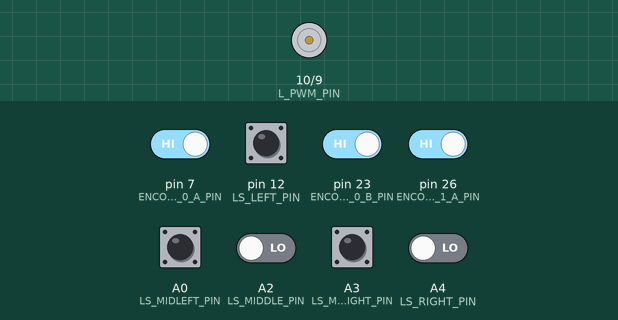
Recording of a sketch running on a simulated Arduino Mega 2560, built with avr-gcc and run on an emulated ATmega2560. Parts: motor-driver pin pairs drawn as motors (green arrow = first pin HIGH = forward, orange = second pin HIGH = backward, longer = more drive). The inputs (shaded band) are chosen by the test bench; at power-on: pin 7 (ENCODER_0_A_PIN), pin 23 (ENCODER_0_B_PIN), pin 26 (ENCODER_1_A_PIN) HIGH, A0 (LS_MIDLEFT_PIN), A2 (LS_MIDDLE_PIN), A3 (LS_MIDRIGHT_PIN), A4 (LS_RIGHT_PIN), pin 12 (LS_LEFT_PIN) LOW. EEPROM starts erased; what the sketch prints to the serial monitor is not drawn.

Above: at 15.1 s.
15.2 s: pin 12 (LS_LEFT_PIN) pulled HIGH for 0.15 s
At 16.3 s:
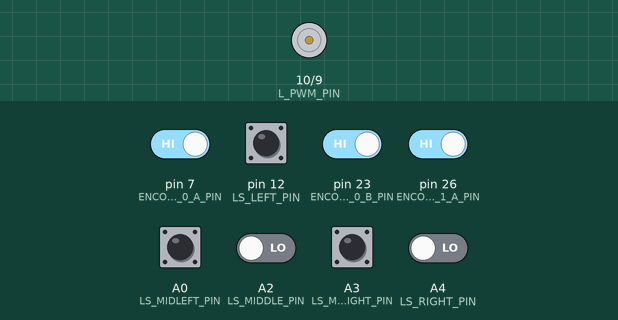
16.8 s: A0 (LS_MIDLEFT_PIN) pulled HIGH for 0.15 s
At 18.1 s:
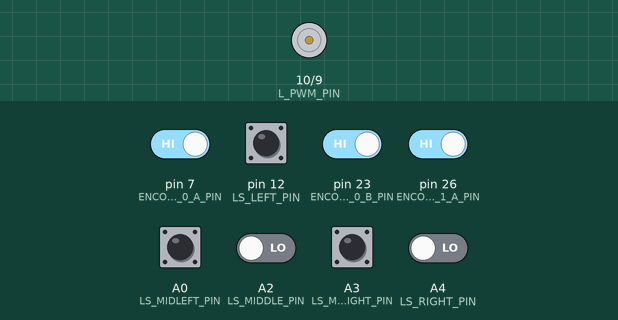
18.4 s: A2 (LS_MIDDLE_PIN) driven HIGH
21.4 s: A3 (LS_MIDRIGHT_PIN) pulled HIGH for 0.15 s
Timing chart, 0 to 24.4 s (numbered marks = the images above; inputs shaded):
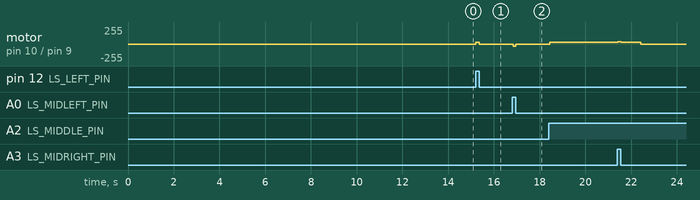

Measured:
- after the input at 15.2 s, motor on pin 10 (L_PWM_PIN) / pin 9 (R_PWM_PIN): stopped → forward 25/255 at once, → stopped 0.11 s later
- after the input at 16.8 s, motor on pin 10 (L_PWM_PIN) / pin 9 (R_PWM_PIN): stopped → backward 32/255 after 0.05 s, → stopped 0.10 s later

The sketch:

weighted_leader.ino
```cpp
#include "motors.h"
#include "linesensor.h"
#include "encoders.h"
#include "kinematics.h"
#include "pid.h"
# include <EEPROM.h>

//detect black and white
#define COLORGAP 1500
#define SIDE_COLORGAP 1700

//UPDATE TIME
#define LINE_SENSOR_UPDATE 50
#define KINE_UPDATE 100

Motors_c motors;
LineSensor_c line_sensors;
Kinematics_c kinematics;

bool on_line;                           // on line or not
unsigned long line_sensor_ts, kine_ts;  // time stamp
float sens_val[5];                      // line sensors values
int eeprom_address;

//weighted leader
void weighted(float left, float right) {
  float sum = left + right;
  float R[2] = { left, right };
  float N[2];
  for (int n = 0; n < 2; n++) {
    N[n] = R[n] / sum;
    N[n] = N[n] * 2;
  }
  //h_m = N[1]-N[0];
  float w = N[1] - N[0];
  //Serial.println(w);
  motors.setMotorPower(17 + 8 * w, 17 - 8 * w);
}

bool lineDetected() {
  for (int i = 0; i < 3; i++) {
    if (sens_val[i] > COLORGAP) {
      return true;
    }
  }
  for (int i = 3; i < 5; i++) {
    if (sens_val[i] > SIDE_COLORGAP) {  // 1000
      return true;
    }
  }
  return false;
}


void setup() {
  // put your setup code here, to run once:
  Serial.begin(9600);
  //delay(5000);
  Serial.println("***RESET***");
  // put your setup code here, to run once:
  line_sensor_ts = millis();
  kine_ts = millis();

  on_line = false;
  eeprom_address = 0;
  for (int i = 0; i < EEPROM.length(); i++) {
    EEPROM.write(i, 0);
  }
  Serial.println("EEPROM cleared!");

  setupEncoder0();
  setupEncoder1();
}

void loop() {
  // put your main code here, to run repeatedly:
  if ( eeprom_address >= 1020) {
    while (1) {
      motors.setMotorPower(0.0, 0.0);
      //      Serial.println(eeprom_address);
    }
  }

  float elapsed_t;
  unsigned long current_ts;
  current_ts = millis();

  elapsed_t = current_ts - line_sensor_ts;

  if (elapsed_t > LINE_SENSOR_UPDATE) {
    line_sensors.readLineSensor(5, sens_val);
    on_line = lineDetected();
    line_sensor_ts = millis();
  }

  elapsed_t = current_ts - kine_ts;
  //Update Kine
  if (elapsed_t > KINE_UPDATE) {
    kinematics.update();
    EEPROM.put( eeprom_address, float(kinematics.getTheta()));
    eeprom_address += sizeof(float);
    EEPROM.put( eeprom_address, float(kinematics.getX()));
    eeprom_address += sizeof(float);
    EEPROM.put( eeprom_address, float(kinematics.getY()));
    eeprom_address += sizeof(float);
    kine_ts = millis();
  }

  if (on_line == true) {
    weighted(sens_val[0], sens_val[2]);
  } else {
    motors.setMotorPower(0.00, 0.00);
  }

}
```

encoders.h
```cpp
#ifndef _ENCODERS_H
#define _ENCODERS_H

#define ENCODER_0_A_PIN  7
#define ENCODER_0_B_PIN  23
#define ENCODER_1_A_PIN  26
//#define ENCODER_1_B_PIN Non-standard pin!


// Volatile Global variables used by Encoder ISR.
volatile long count_e0; // used by encoder to count the rotation
volatile byte state_e0;
volatile long count_e1;
volatile byte state_e1;


// This ISR handles just Encoder 0
// ISR to read the Encoder0 Channel A and B pins
// and then look up based on transition what kind of
// rotation must have occured.
ISR( INT6_vect ) {
  // We know that the ISR is only called when a pin changes.
  // We also know only 1 pin can change at a time.
  // The XOR(AB) signal change from "Channel A" triggers ISR.

  // First, Read in the new state of the encoder pins.
  // Standard pins, so standard read functions.
  boolean e0_B = digitalRead( ENCODER_0_B_PIN ); // normal B state
  boolean e0_A = digitalRead( ENCODER_0_A_PIN ); // XOR(AB)

  // Software XOR (^) logically infers
  // the true value of A given the state of B
  e0_A = e0_A ^ e0_B;

  // Shift our (new) current readings into bit positions
  // 2 and 3 in the state variable (current state)
  // State: (bit3)  (bit2)  (bit1)   (bit0)
  // State:  new B   new A   old B   old A
    state_e0 = state_e0 | ( e0_B  << 3 );
    state_e0 = state_e0 | ( e0_A  << 2 );

    // Handle which transition we have registered.
    //forward +1; reverse -1
    if( state_e0 == 1 ) {
        count_e0 -= 1;
    } else if( state_e0 == 2 ) {
        count_e0 += 1;
    } else if( state_e0 == 4 ) {
        count_e0 += 1;
    } else if( state_e0 == 7 ) {
        count_e0 -= 1;
    } else if( state_e0 == 8) {
        count_e0 -= 1;
    } else if( state_e0 == 11) {
        count_e0 += 1;
    } else if( state_e0 == 13) {
        count_e0 += 1;
    } else if( state_e0 == 14) {
        count_e0 -= 1;
    }

    // Shift the current readings (bits 3 and 2) down
    // into position 1 and 0 (to become prior readings)
    // This bumps bits 1 and 0 off to the right, "deleting"
    // them for the next ISR call.
    state_e0 = state_e0 >> 2;
    //Serial.print("count_e0");
    //erial.println(count_e0);

}


// This ISR handles just Encoder 1
// ISR to read the Encoder0 Channel A and B pins
// and then look up based on  transition what kind of
// rotation must have occured.
ISR( PCINT0_vect ) {

    // First, Read in the new state of the encoder pins.

    // Mask for a specific pin from the port.
    // Non-standard pin, so we access the register
    // directly.
    // Reading just PINE would give us a number
    // composed of all 8 bits.  We want only bit 2.
    // B00000100 masks out all but bit 2
    // It is more portable to use the PINE2 keyword.
    boolean e1_B = PINE & (1<<PINE2);
    //boolean e1_B = PINE & B00000100;  // Does same as above.

    // Standard read from the other pin.
    boolean e1_A = digitalRead( ENCODER_1_A_PIN ); // 26 the same as A8


    e1_A = e1_A ^ e1_B;

    // Create a bitwise representation of our states
    // We do this by shifting the boolean value up by
    // the appropriate number of bits, as per our table
    // header:
    //
    // State :  (bit3)  (bit2)  (bit1)  (bit0)
    // State :  New A,  New B,  Old A,  Old B.
    state_e1 = state_e1 | ( e1_B  << 3 );
    state_e1 = state_e1 | ( e1_A  << 2 );


    // Handle which transition we have registered.
    if( state_e1 == 1 ) {
        count_e1 -= 1;
    } else if( state_e1 == 2 ) {
        count_e1 += 1;
    } else if( state_e1 == 4 ) {
        count_e1 += 1;
    } else if( state_e1 == 7 ) {
        count_e1 -= 1;
    } else if( state_e1 == 8) {
        count_e1 -= 1;
    } else if( state_e1 == 11) {
        count_e1 += 1;
    } else if( state_e1 == 13) {
        count_e1 += 1;
    } else if( state_e1 == 14) {
        count_e1 -= 1;
    }

    // Shift the current readings (bits 3 and 2) down
    // into position 1 and 0 (to become prior readings)
    // This bumps bits 1 and 0 off to the right, "deleting"
    // them for the next ISR call.
    state_e1 = state_e1 >> 2;
}


/*
   This setup routine enables interrupts for
   encoder1.  The interrupt is automatically
   triggered when one of the encoder pin changes.
   This is really convenient!  It means we don't
   have to check the encoder manually.
*/
void setupEncoder0()
{
    count_e0 = 0;

    // Setup pins for right encoder
    pinMode( ENCODER_0_A_PIN, INPUT );
    pinMode( ENCODER_0_B_PIN, INPUT );

    // initialise the recorded state of e0 encoder.
    state_e0 = 0;

    // Get initial state of encoder pins A + B
    boolean e0_A = digitalRead( ENCODER_0_A_PIN );
    boolean e0_B = digitalRead( ENCODER_0_B_PIN );
    e0_A = e0_A ^ e0_B;

    // Shift values into correct place in state.
    // Bits 1 and 0  are prior states.
    state_e0 = state_e0 | ( e0_B << 1 );
    state_e0 = state_e0 | ( e0_A << 0 );


    // Now to set up PE6 as an external interupt (INT6), which means it can
    // have its own dedicated ISR vector INT6_vector

    // Page 90, 11.1.3 External Interrupt Mask Register – EIMSK
    // Disable external interrupts for INT6 first
    // Set INT6 bit low, preserve other bits
    EIMSK = EIMSK & ~(1<<INT6);
    //EIMSK = EIMSK & B1011111; // Same as above.

    // Page 89, 11.1.2 External Interrupt Control Register B – EICRB
    // Used to set up INT6 interrupt
    EICRB |= ( 1 << ISC60 );  // using header file names, push 1 to bit ISC60
    //EICRB |= B00010000; // does same as above

    // Page 90, 11.1.4 External Interrupt Flag Register – EIFR
    // Setting a 1 in bit 6 (INTF6) clears the interrupt flag.
    EIFR |= ( 1 << INTF6 );
    //EIFR |= B01000000;  // same as above

    // Now that we have set INT6 interrupt up, we can enable
    // the interrupt to happen
    // Page 90, 11.1.3 External Interrupt Mask Register – EIMSK
    // Disable external interrupts for INT6 first
    // Set INT6 bit high, preserve other bits
    EIMSK |= ( 1 << INT6 );
    //EIMSK |= B01000000; // Same as above

}

void setupEncoder1()
{

    count_e1 = 0;

    // Setting up left encoder:
    // The Romi board uses the pin PE2 (port E, pin 2) which is
    // very unconventional.  It doesn't have a standard
    // arduino alias (like d6, or a5, for example).
    // We set it up here with direct register access
    // Writing a 0 to a DDR sets as input
    // DDRE = Data Direction Register (Port)E
    // We want pin PE2, which means bit 2 (counting from 0)
    // PE Register bits [ 7  6  5  4  3  2  1  0 ]
    // Binary mask      [ 1  1  1  1  1  0  1  1 ]
    //
    // By performing an & here, the 0 sets low, all 1's preserve
    // any previous state.
    DDRE = DDRE & ~(1<<DDE6);
    //DDRE = DDRE & B11111011; // Same as above.

    // We need to enable the pull up resistor for the pin
    // To do this, once a pin is set to input (as above)
    // You write a 1 to the bit in the output register
    PORTE = PORTE | (1 << PORTE2 );
    //PORTE = PORTE | 0B00000100;

    // Encoder0 uses conventional pin 26
    pinMode( ENCODER_1_A_PIN, INPUT );
    digitalWrite( ENCODER_1_A_PIN, HIGH ); // Encoder 1 xor

    // initialise the recorded state of e1 encoder.
    state_e1 = 0;

    // Get initial state of encoder.
    boolean e1_B = PINE & (1<<PINE2);
    //boolean e1_B = PINE & B00000100;  // Does same as above.

    // Standard read from the other pin.
    boolean e1_A = digitalRead( ENCODER_1_A_PIN ); // 26 the same as A8

    // Some clever electronics combines the
    // signals and this XOR restores the
    // true value.
    e1_A = e1_A ^ e1_B;

    // Shift values into correct place in state.
    // Bits 1 and 0  are prior states.
    state_e1 = state_e1 | ( e1_B << 1 );
    state_e1 = state_e1 | ( e1_A << 0 );

    // Enable pin-change interrupt on A8 (PB4) for encoder0, and disable other
    // pin-change interrupts.
    // Note, this register will normally create an interrupt a change to any pins
    // on the port, but we use PCMSK0 to set it only for PCINT4 which is A8 (PB4)
    // When we set these registers, the compiler will now look for a routine called
    // ISR( PCINT0_vect ) when it detects a change on the pin.  PCINT0 seems like a
    // mismatch to PCINT4, however there is only the one vector servicing a change
    // to all PCINT0->7 pins.
    // See Manual 11.1.5 Pin Change Interrupt Control Register - PCICR

    // Page 91, 11.1.5, Pin Change Interrupt Control Register
    // Disable interrupt first
    PCICR = PCICR & ~( 1 << PCIE0 );
    // PCICR &= B11111110;  // Same as above

    // 11.1.7 Pin Change Mask Register 0 – PCMSK0
    PCMSK0 |= (1 << PCINT4);

    // Page 91, 11.1.6 Pin Change Interrupt Flag Register – PCIFR
    PCIFR |= (1 << PCIF0);  // Clear its interrupt flag by writing a 1.

    // Enable
    PCICR |= (1 << PCIE0);
}

#endif
```

kinematics.h
```cpp
// this #ifndef stops this file
// from being included mored than
// once by the compiler.
#include "math.h"
#ifndef _KINEMATICS_H
#define _KINEMATICS_H
#define r 16
#define l 42
#define crp 354.19

float xi;
float yi;
float theta_i;

// Class to track robot position.
class Kinematics_c {
  long pri_count_e0;
  long pri_count_e1;

  public:

    // Constructor, must exist.
    Kinematics_c() {

    }

    // Use this function to update
    // introduce error:
    // your kinematics
    //r = 16mm
    //CPR = 358.3 = 360 (1 unit = 1 degree)
    //mm of travel per encoder count = 2*pi*r/CRP = 0.279 mm
    //l = (96 mm - 8mm)/2 = 44mm
    void update() {
      //X r
      float xr = r * M_PI * (( count_e0 - pri_count_e0) + ( count_e1 - pri_count_e1 )) / crp;
      //Theta r
      //float theta_r = r * (( count_e0 - pri_count_e0) - ( count_e1 - pri_count_e1 )) / ( 2 * l );
      float theta_r = r * (( count_e0 - pri_count_e0) - ( count_e1 - pri_count_e1 )) / ( crp * l ) * 180;
      //update position
      xi = xi + ( xr * cos(theta_i * M_PI / 180) );
      yi = yi + ( xr * sin(theta_i * M_PI / 180) );
      theta_i = theta_i - theta_r; //(theta_r * 180 / PI);
      pri_count_e0 = count_e0;
      pri_count_e1 = count_e1;

      //check if theta > 180 or < -180 to prevent theta overflow
      if (theta_i > 180){
        theta_i -= 360;
      }
      if (theta_i<= -180){
        theta_i += 360;
      }
      /*Serial.print("xi: ");
      Serial.print(xi);
      Serial.print("yi: ");
      Serial.println(yi);
      Serial.print("theta: ");
      Serial.print(theta_i);*/
    }

    //get delta theta
    float getTheta(){
      return theta_i;
    }
    float getX(){
      return xi;
    }
    float getY(){
      return yi;
    }

};


#endif
```

linesensor.h
```cpp
// this #ifndef stops this file
// from being included mored than
// once by the compiler.
#ifndef _LINESENSOR_H
#define _LINESENSOR_H

# define EMIT_PIN    11    // Documentation says 11.
# define LS_LEFT_PIN  12  //For DN1 pin
# define LS_MIDLEFT_PIN  A0 //For DN2 pin
# define LS_MIDDLE_PIN  A2 //For DN3 pin
# define LS_MIDRIGHT_PIN  A3 //For DN4 pin
# define LS_RIGHT_PIN  A4 //For DN5 pin

int ls_pins[5] = {LS_MIDLEFT_PIN,
                  LS_MIDDLE_PIN,
                  LS_MIDRIGHT_PIN,
                  LS_LEFT_PIN,
                  LS_RIGHT_PIN }; //The sensors pin array

// Class to operate the linesensor(s).
class LineSensor_c {
  float elapsed_time[5];
  public:

    // Constructor, must exist.
    LineSensor_c() {
      initialise();
    }

    void initialise(){
      //intialize pinMode as INPUT
      pinMode(EMIT_PIN, INPUT);
      for (int i = 0; i < 5; i++){
        pinMode(ls_pins[i], INPUT);
        set_time(0.00, i);
      }
    }

    void get_time(float records[5]){
      //getter
      for (int i = 0; i < 5; i++){
        records[i] = elapsed_time[i];
      }
    }

    void set_time(float time, int i){
      //setter
      elapsed_time[i] = time;
    }

    void readLineSensor(int number, float records[5]){
      //Open EMIT
      pinMode( EMIT_PIN, OUTPUT );
      digitalWrite( EMIT_PIN, HIGH );

      //Charging n sensors
      for (int i = 0; i < number; i++){
        pinMode( ls_pins[i], OUTPUT );
        digitalWrite( ls_pins[i], HIGH );
      }
      delayMicroseconds( 10 );

      //Discharging n sensors
      for (int i = 0; i < number; i++){
        pinMode( ls_pins[i], INPUT );
      }

      unsigned long start_time = micros();

      //record elapsed time

      int sens_read = number; // No of linesensors need to be recorded

      while (sens_read > 0){ // no linesensor need to be recorded --> out

        for (int i = 0; i < number; i++){ // iterate all linesensors

          if (elapsed_time[i] == 0.00){ // initial value is 0.00

            if (micros() - start_time < 2500){
              // not overtime
              if (digitalRead(ls_pins[i]) == LOW){
                // discharging complete
                unsigned long end_time = micros();
                set_time(end_time - start_time, i);
                sens_read -= 1;
              }
              // if discharging did not complete do nothing
            }else{
              //overtime
              set_time(2500.00, i);//set time as 2500
              sens_read -= 1;
            }
          }
        }
      }

      get_time(records);// return array elapsed_time to results
      initialise(); //Close EMIT and initialize
    }
};


#endif
```

motors.h
```cpp
// this #ifndef stops this file
// from being included mored than
// once by the compiler.
#ifndef _MOTORS_H
#define _MOTORS_H

# define L_PWM_PIN 10
# define L_DIR_PIN 16
# define R_PWM_PIN 9
# define R_DIR_PIN 15

# define FWD LOW
# define REV HIGH

// Class to operate the motor(s).
class Motors_c {
  float left_pwm;
  float right_pwm;


  public:

    // Constructor, must exist.
    Motors_c() {
      initialise();
    }

    // Use this function to
    // initialise the pins and
    // state of your motor(s).
    void initialise() {
      left_pwm = 0.00;
      right_pwm = 0.00;
      digitalWrite(L_DIR_PIN, FWD);
      digitalWrite(R_DIR_PIN, FWD);
    }

    // Write a function to operate
    // your motor(s)
    // ...
    void setMotorPower(float left, float right){
      //direction
      //left
      if (left < 0 ){
        digitalWrite(L_DIR_PIN, REV);
      }else{
        digitalWrite(L_DIR_PIN, FWD);
      }
      //right
      if (right < 0){
        digitalWrite(R_DIR_PIN, REV);
      }else{
        digitalWrite(R_DIR_PIN, FWD);
      }
      //judge the speed of left wheel
      //left_pwm = abs(left) / 0.74  * 49;
      left_pwm = abs(left);
      if (left_pwm < 12){
        left_pwm = 0;
      }
      if (left_pwm > 35){
        left_pwm = 30;
      }
      //judge the speed of right wheel
      right_pwm = abs(right);
      if (right_pwm < 14){
        right_pwm = 0;
      }
      if (right_pwm > 35){
        right_pwm = 35;
      }
      analogWrite( L_PWM_PIN, left_pwm);
      analogWrite( R_PWM_PIN, right_pwm);
    }

};


#endif
```

Source omitted: pid.h (1641 bytes)
